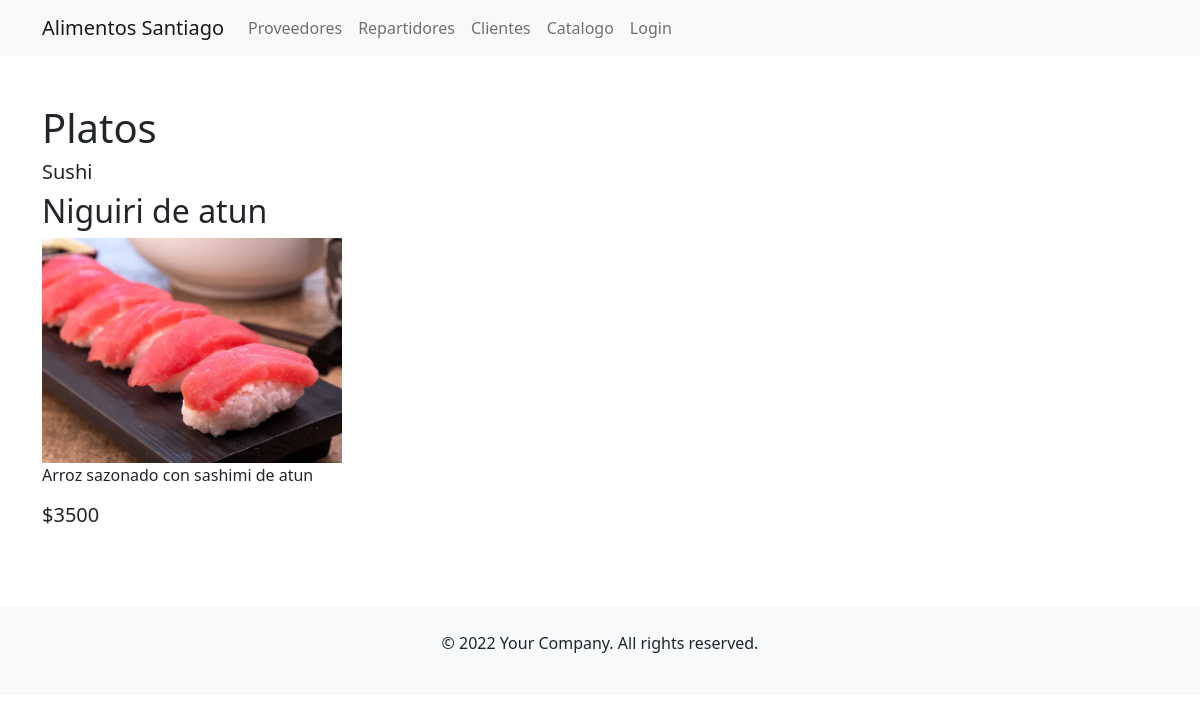
/home/catalogos/categoria/Sushi, run on the app's committed database.
### ecommerce/models.py (models this page shows, shortened)
class Plato(models.Model):
    id_plato = models.AutoField(primary_key=True)
    id_categoria = models.ForeignKey('Categoria', on_delete=models.CASCADE, db_column='idCategoria',default=1)
    nom_plato = models.CharField(max_length=100, blank=False, null=False)
    descripcion_plato = models.CharField(max_length=200, blank=True, null=True)
    precio_plato = models.DecimalField(max_digits=10, decimal_places=2, blank=False, null=False)
    oferta_plato = models.DecimalField(max_digits=10, decimal_places=2, blank=True, null=True)
    foto_plato = models.ImageField(upload_to='img/plato', blank=True, null=True)
    descuento_activo = models.BooleanField(default=True)
    plato_activo = models.BooleanField(default=True)

class Categoria(models.Model):
    id_categoria = models.AutoField(db_column='idCategoria' ,primary_key=True)
    nom_categoria = models.CharField(max_length=100, blank=False, null=False)
    des_categoria = models.CharField(max_length=100, blank=True, null=True)
    foto_categoria = models.ImageField(upload_to='img/categoria', blank=True, null=True)
    cat_activo = models.BooleanField(default=True)

### ecommerce/views.py (the view)
# urls.py: path('catalogos/categoria/<str:cat>', views.platosCategoriaSeleccionada , name='platosCategoriaSeleccionada'),
def platosCategoriaSeleccionada(request,cat):
    categoria = Categoria.objects.get(nom_categoria=cat)
    categoria = categoria.id_categoria
    plato = Plato.objects.filter(id_categoria=categoria)
    context = {"platos":plato}
    return render(request, 'ecommerce/platos.html', context)

### ecommerce/templates/ecommerce/platos.html
{%  extends "usuarios/main.html"  %}
{% block container %}
    {% if banderaOferta %}
    <h1>Ofertas</h1>
    {% else %}
    <h1>Platos</h1>
    {% endif %}
    {% for plato in platos %}
        <h5> {{ plato.id_categoria.nom_categoria }} </h5>
        <h2> {{ plato.nom_plato }} </h2>
        <img src="/media/{{ plato.foto_plato }}" alt="imagen del plato" width="300"/>
        <p> {{ plato.descripcion_plato}} </p>
        <div >
        {% if banderaOferta %}
            <h6 style="color: gray;"><s>${{ plato.precio_plato|floatformat }}</s></h6>
            <h5>${{ plato.oferta_plato|floatformat}}</h5>
        {% else %}
        <h5> ${{ plato.precio_plato|floatformat }} </h5>
        {% endif %}
        </div>
        <br>
    {% endfor %}
{% endblock %}

### data on the page
Plato: id_categoria.nom_categoria "Sushi", nom_plato "Niguiri de atun", foto_plato (picture), descripcion_plato "Arroz sazonado con sashimi de atun", precio_plato "3500"
